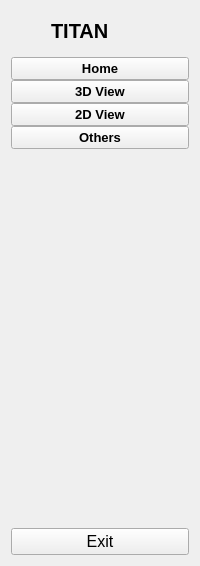
     <widget class="QWidget" name="full_menu_widget" native="true">
      <layout class="QVBoxLayout" name="verticalLayout_4">
       <item>
        <layout class="QHBoxLayout" name="horizontalLayout_2">
         <property name="spacing">
          <number>0</number>
         </property>
         <item>
          <widget class="QLabel" name="logo_label_2">
           <property name="minimumSize">
            <size>
             <width>40</width>
             <height>40</height>
            </size>
           </property>
           <property name="maximumSize">
            <size>
             <width>40</width>
             <height>40</height>
            </size>
           </property>
           <property name="text">
            <string/>
           </property>
           <property name="pixmap">
            <pixmap resource="resource.qrc">:/icon/icon/thunderstorm.png</pixmap>
           </property>
           <property name="scaledContents">
            <bool>true</bool>
           </property>
          </widget>
         </item>
         <item>
          <widget class="QLabel" name="logo_label_3">
           <property name="font">
            <font>
             <family>Arial</family>
             <pointsize>15</pointsize>
             <weight>75</weight>
             <bold>true</bold>
            </font>
           </property>
           <property name="text">
            <string>TITAN</string>
           </property>
          </widget>
         </item>
        </layout>
       </item>
       <item>
        <layout class="QVBoxLayout" name="verticalLayout_2">
         <property name="spacing">
          <number>0</number>
         </property>
         <item>
          <widget class="QPushButton" name="home_btn_2">
           <property name="font">
            <font>
             <family>Arial</family>
             <pointsize>10</pointsize>
             <weight>75</weight>
             <bold>true</bold>
            </font>
           </property>
           <property name="layoutDirection">
            <enum>Qt::LeftToRight</enum>
           </property>
           <property name="text">
            <string>Home</string>
           </property>
           <property name="icon">
            <iconset resource="resource.qrc">
             <normaloff>:/icon/icon/home_color.ico</normaloff>:/icon/icon/home_color.ico</iconset>
           </property>
           <property name="iconSize">
            <size>
             <width>25</width>
             <height>25</height>
            </size>
           </property>
           <property name="checkable">
            <bool>true</bool>
           </property>
           <property name="autoExclusive">
            <bool>true</bool>
           </property>
          </widget>
         </item>
         <item>
          <widget class="QPushButton" name="view3d_2">
           <property name="font">
            <font>
             <family>Arial</family>
             <pointsize>10</pointsize>
             <weight>75</weight>
             <bold>true</bold>
            </font>
           </property>
           <property name="text">
            <string>3D View</string>
           </property>
           <property name="icon">
            <iconset resource="resource.qrc">
             <normaloff>:/icon/icon/3d-cube.ico</normaloff>:/icon/icon/3d-cube.ico</iconset>
           </property>
           <property name="iconSize">
            <size>
             <width>25</width>
             <height>25</height>
            </size>
           </property>
           <property name="checkable">
            <bool>true</bool>
           </property>
           <property name="autoExclusive">
            <bool>true</bool>
           </property>
          </widget>
         </item>
         <item>
          <widget class="QPushButton" name="view2d_2">
           <property name="font">
            <font>
             <family>Arial</family>
             <pointsize>10</pointsize>
             <weight>75</weight>
             <bold>true</bold>
            </font>
           </property>
           <property name="text">
            <string>2D View</string>
           </property>
           <property name="icon">
            <iconset resource="resource.qrc">
             <normaloff>:/icon/icon/2d_color.ico</normaloff>:/icon/icon/2d_color.ico</iconset>
           </property>
           <property name="iconSize">
            <size>
             <width>25</width>
             <height>25</height>
            </size>
           </property>
           <property name="checkable">
            <bool>true</bool>
           </property>
           <property name="autoExclusive">
            <bool>true</bool>
           </property>
          </widget>
         </item>
         <item>
          <widget class="QPushButton" name="other_2">
           <property name="font">
            <font>
             <family>Arial</family>
             <pointsize>10</pointsize>
             <weight>75</weight>
             <bold>true</bold>
            </font>
           </property>
           <property name="text">
            <string>Others</string>
           </property>
           <property name="icon">
            <iconset resource="resource.qrc">
             <normaloff>:/icon/icon/more.ico</normaloff>:/icon/icon/more.ico</iconset>
           </property>
           <property name="iconSize">
            <size>
             <width>25</width>
             <height>25</height>
            </size>
           </property>
           <property name="checkable">
            <bool>true</bool>
           </property>
           <property name="autoExclusive">
            <bool>true</bool>
           </property>
          </widget>
         </item>
        </layout>
       </item>
       <item>
        <spacer name="verticalSpacer_2">
         <property name="orientation">
          <enum>Qt::Vertical</enum>
         </property>
         <property name="sizeHint" stdset="0">
          <size>
           <width>20</width>
           <height>373</height>
          </size>
         </property>
        </spacer>
       </item>
       <item>
        <widget class="QPushButton" name="exit_btn_2">
         <property name="font">
          <font>
           <pointsize>12</pointsize>
          </font>
         </property>
         <property name="text">
          <string>Exit</string>
         </property>
         <property name="icon">
          <iconset resource="resource.qrc">
           <normaloff>:/icon/icon/switch.ico</normaloff>:/icon/icon/switch.ico</iconset>
         </property>
         <property name="iconSize">
          <size>
           <width>25</width>
           <height>25</height>
          </size>
         </property>
        </widget>
       </item>
      </layout>
     </widget>
